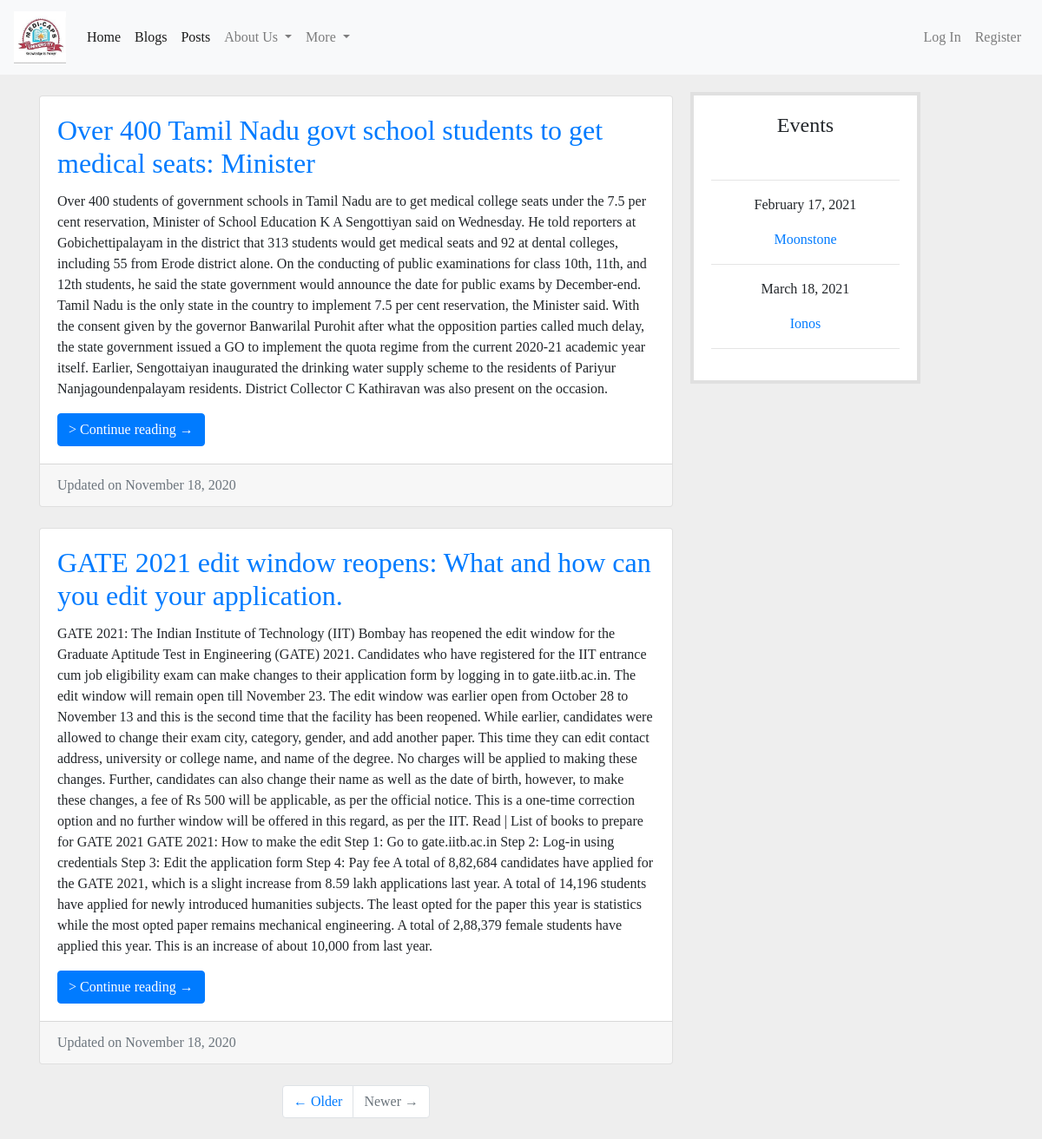
Screenshot of /common/news/ with the database file from the repository.
### common/models.py (models this page shows, shortened)
class News(models.Model):
	title = models.CharField(max_length = 100)
	content = models.TextField()
	date_posted = models.DateTimeField(default = timezone.now)
	pic = models.ImageField(upload_to='news_pic', default='blog-post.jpg')

class Event(models.Model):
	title = models.CharField(max_length = 100)
	content = models.TextField()
	date_posted = models.DateTimeField(default = timezone.now)
	date_of_event = models.DateField()
	venue = models.TextField()
	time = models.CharField(max_length=50, null=True, blank=True)
	pic = models.ImageField(upload_to='event_pic', null=True, blank=True)
	organizing_committee = models.CharField(max_length=50, null=True, blank=True)
	phone_number = models.CharField(max_length=50, null=True, blank=True)
	email = models.CharField(max_length=100, null=True, blank=True)

### common/views.py (the view)
# urls.py: path('common/news/', common_views.NewsListView.as_view(), name = 'news-home'),
class NewsListView(ListView):
	model = News
	template_name = 'common/news.html'
	queryset = News.objects.order_by('date_posted')
	def get_context_data(self, **kwargs):
		context = ListView.get_context_data(self, **kwargs)
		context['news'] = News.objects.all().order_by('-date_posted')
		context['events'] = Event.objects.all().order_by('date_of_event')
		return context

### common/templates/common/news.html (shortened to what this page needs)
{% extends "common/base.html" %}
{% load static %}
{% block style %}
  <link rel="stylesheet" type="text/css" href="{% static 'common/customcss/index_style.css' %}">
{% endblock style %}
{% block content %}
    <div class="main-area">
    <div class="container">
      <div class="row">
        <div class="col-md-8">
          {% for item in news %}
          <div class="card mb-4">
            <div class="card-body">
              <h2 class="card-title"><a href="{% url 'news-detail' item.id %}">{{ item.title }}</a></h2>
              <p class="card-text">
                {{ item.content }}
              </p>
              <a href="{% url 'news-detail' item.id %}" class="btn btn-primary">> Continue reading &rarr;</a>
            </div>
            <div class="card-footer text-muted">Updated on {{ item.date_posted|date:"F d, Y" }}</div>
          </div>
          {% endfor %}
          <ul class="pagination justify-content-center mb-4">
            <li class="page-item">
              <a class="page-link" href="#">&larr; Older</a>
            </li>
            <li class="page-item disabled">
              <a class="page-link" href="#">Newer &rarr;</a>
            </li>
          </ul>
        </div>
        <div class="col-lg-3">
          <div class="latest-news">
            <h4>Events</h4><br/>
            <hr>
            {% for item in events %}
            <p>{{ item.date_of_event|date:"F d, Y" }}</p>
            <p><a href="{% url 'events-detail' item.id %}">{{ item.title }}</a></p>
            <hr>
            {% endfor %}
          </div>
        </div>
      </div>
    </div>
    </div>
{% endblock content %}

### common/static/common/customcss/index_style.css (style rules this page uses)
body { font-family: 'Playfair Display', serif!important; }
.main-area { background: #eeeeee; }
.latest-news { background-color: white; border: 4px #e0e0e0 solid; margin-top: 20px; padding: 20px; margin-left: -10px; display: block; text-align: center; }

### rows the page displays
News: title "Over 400 Tamil Nadu govt school students to get medical seats: Minister", content "Over 400 students of government schools in Tamil Nadu are to get medical college seats under the 7.5 per cent reservation, Minister of School Education K A Sengottiyan said on Wednesday. He told reporters at Gobichettipalayam in the district that 313 students would get medical seats and 92 at dental colleges, including 55 from Erode district alone. On the conducting of public examinations for class 10th, 11th, and 12th students, he said the state government would announce the date for public exams by December-end. Tamil Nadu is the only state in the country to implement 7.5 per cent reservation, the Minister said. With the consent given by the governor Banwarilal Purohit after what the…", date_posted "November 18, 2020"
News: title "GATE 2021 edit window reopens: What and how can you edit your application.", content "GATE 2021: The Indian Institute of Technology (IIT) Bombay has reopened the edit window for the Graduate Aptitude Test in Engineering (GATE) 2021. Candidates who have registered for the IIT entrance cum job eligibility exam can make changes to their application form by logging in to gate.iitb.ac.in. The edit window will remain open till November 23. The edit window was earlier open from October 28 to November 13 and this is the second time that the facility has been reopened. While earlier, candidates were allowed to change their exam city, category, gender, and add another paper. This time they can edit contact address, university or college name, and name of the degree. No charges will be…", date_posted "November 18, 2020"
Event: date_of_event "February 17, 2021", title "Moonstone"
Event: date_of_event "March 18, 2021", title "Ionos"
